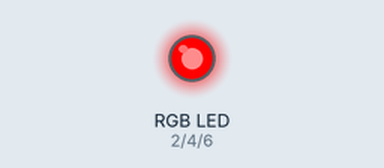
Simulated run of this sketch. Board: Arduino Uno, built with avr-gcc and run on an emulated ATmega328P. Parts: an RGB LED mixed from three pins (HIGH = lit).

Above: at 0.7 s.
At 2.0 s:
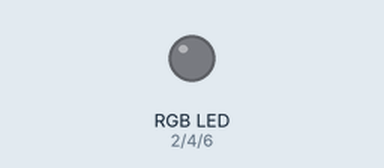
At 3.2 s:
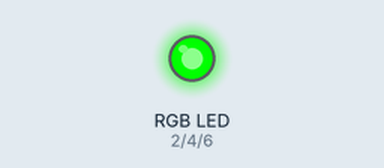
At 5.7 s:
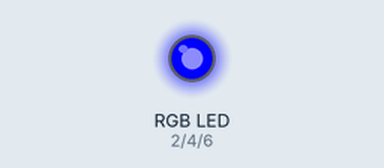
Timing chart, 0 to 9.8 s (numbered marks = the images above):
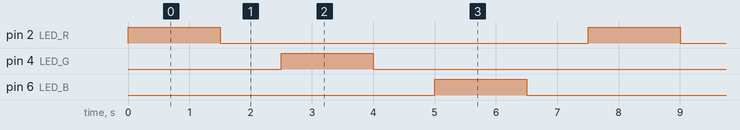

The sketch:

4_3_LED___2_1___onoff.ino
```cpp
int LED_R = 2;
int LED_G = 4;
int LED_B = 6;

int DELAY_TIME = 1000;

void setup() {
  pinMode(LED_R, OUTPUT);
  pinMode(LED_G, OUTPUT);
  pinMode(LED_B, OUTPUT);


}

void loop() {
  // 호출
  rgb_on(255, 255, 255, 1500);

}

// 정의
void rgb_on(int R, int G, int B, int ontime) {

  // 호출
  analogWrite(LED_R, R);
  delay(ontime);
  rgb_off();

  analogWrite(LED_G, G);
  delay(ontime);
  rgb_off();

  analogWrite(LED_B, B);
  delay(ontime);
  rgb_off();
}

// 정의
void rgb_off() {
  analogWrite(LED_R, 0);
  analogWrite(LED_G, 0);
  analogWrite(LED_B, 0);
  delay(DELAY_TIME);

}
```

Measured:
- by itself, pin 2 (LED_R), pin 4 (LED_G), pin 6 (LED_B): alternates HIGH for 1.5 s and LOW for 6.0 s
- by itself, everything shown: repeats every 7.5 s, in 6 steps
